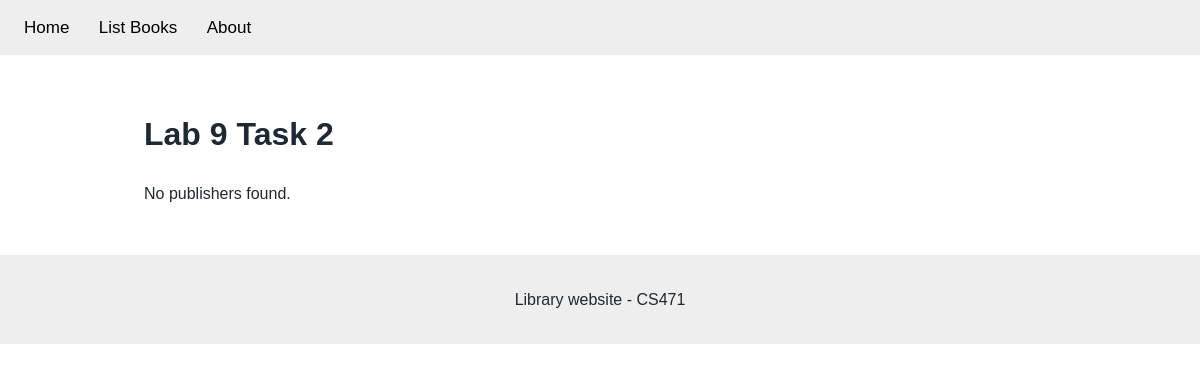
Before: /books/lab9/task2 with the older database file.
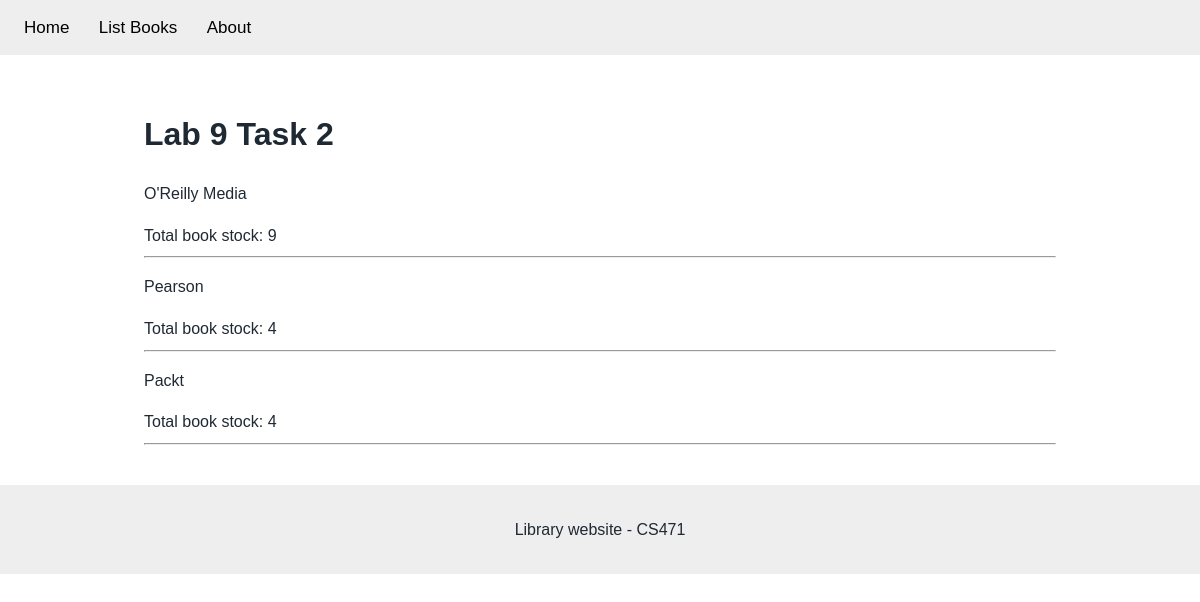
After: the same page with the newer database file.
### apps/bookmodule/models.py (models this page shows)
class Publisher(models.Model):
    name = models.CharField(max_length=200)
    location = models.CharField(max_length=300)

### apps/bookmodule/views.py (the view)
# urls.py: path('lab9/task2', views.lab9_task2, name='books.lab9_task2'),
def lab9_task2(request):
    publishers = Publisher.objects.annotate(total_book_stock=Sum("book__quantity"))
    return render(request, "bookmodule/lab9_publishers.html", {"publishers": publishers, "task": 2})

### apps/templates/bookmodule/lab9_publishers.html (shortened to what this page needs)
{% extends "layouts/base.html" %}
{% block content %}
<h1>Lab 9 Task {{ task }}</h1>
{% for publisher in publishers %}
  <p>{{ publisher.name }}</p>
  {% if task == 2 %}Total book stock: {{ publisher.total_book_stock }}{% endif %}
  <hr>
{% empty %}
  <p>No publishers found.</p>
{% endfor %}
{% endblock content %}

Changed rows visible on the page:
added Publisher: name "O'Reilly Media", total_book_stock "9"
added Publisher: name "Pearson", total_book_stock "4"
added Publisher: name "Packt", total_book_stock "4"
Other visible differences:
text no longer shown: "No publishers found."
